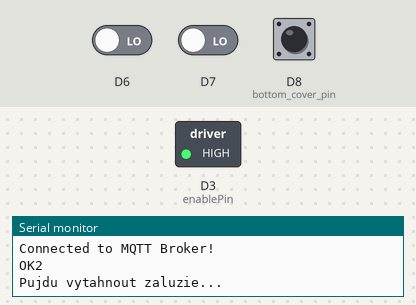
A sketch run on a simulated ESP8266 (NodeMCU). Shown: switched loads named in the sketch (green lamp = pin HIGH), the last lines printed to the serial monitor. The inputs (shaded band) are chosen by the test bench; at power-on: D6 LOW, D7 LOW, D8 (bottom_cover_pin) LOW. WiFi joins after 1.5 s; servers stay silent unless stated; no MQTT or app messages arrive unless stated; pins used as bus, display or sensor lines are not drawn.

Above: at 5.0 s.
5.1 s: D6 driven HIGH and D7 driven HIGH
At 6.3 s:
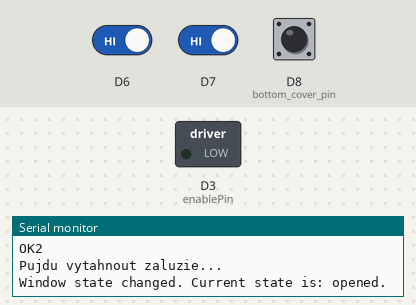
6.6 s: D6 driven LOW
Timing chart, 0 to 9.6 s (numbered marks = the images above; inputs shaded):
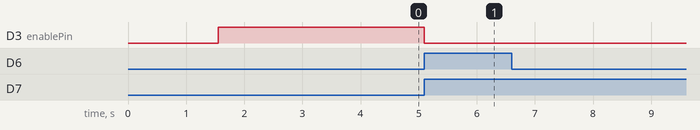

The sketch:

window_client.ino
```cpp
#include <Arduino.h>
#include "ESP8266WiFi.h"  // Enables the ESP8266 to connect to the local network (via WiFi)
#include "PubSubClient.h" // Connect and publish to the MQTT broker


// define pins numbers
const int stepPin = 4; //D4
const int dirPin = D2;  //D2
const int enablePin = D3;
const int top_cover_pin = D11;
const int bottom_cover_pin= D8;
const int window_pin = D12;

// MQTT settings
const char* mqtt_server = "192.168.0.108";  // IP of the MQTT broker = Raspberry
const char* window_topic = "home/livingroom/window/state"; // for rcv commands
const char* subscribe_topic = "home/livingroom/window/commands"; //for feedback that everything was correct
/*ZDE BY MELO BYT HESLO */
const char* mqtt_username = "username"; // MQTT username
const char* mqtt_password = "password"; // MQTT password
const char* clientID = "client_window"; // MQTT client ID

/* ZDE BY MELO BYT SSID A HESLO */
const char* ssid = "SSID";
const char* wifi_password = "PASSWORD";

const bool up = true;
const bool down = false;
const bool opened = true;
const bool closed = false;

bool window_state = closed;

typedef enum {uncovered, not_defined, covered} cover_states;
volatile cover_states cover_state = not_defined;
volatile bool window_state_changed = false;

// Initialise the WiFi and MQTT Client objects
WiFiClient wifiClient;
PubSubClient client(mqtt_server, 1883, wifiClient); // 1883 is the listener port for the Broker

void WiFiConnect()
{
  Serial.print("Connecting to ");
  Serial.println(ssid);

  // Connect to the WiFi
  WiFi.begin(ssid, wifi_password);

  // Wait until the connection has been confirmed before continuing
  while (WiFi.status() != WL_CONNECTED) {
    delay(500);
    Serial.print("The state is:");
    Serial.println(WiFi.status());
    }

  // Debugging - Output the IP Address of the ESP8266
  Serial.println("WiFi connected");
  Serial.print("IP address: ");
  Serial.println(WiFi.localIP());
}

// Custom function to connet to the MQTT broker via WiFi
void MQTTConnect(){
  // Connect to MQTT Broker
  // client.connect returns a boolean value to let us know if the connection was successful.
  // If the connection is failing, make sure you are using the correct MQTT Username and Password (Setup Earlier in the Instructable)
  if (client.connect(clientID, mqtt_username, mqtt_password)) {
    Serial.println("Connected to MQTT Broker!");
  }
  else {
    Serial.println("Connection to MQTT Broker failed...");
  }
}

void move(bool dir, bool slow=false)
{
  enable_motor();
  int wait_time = slow ? 2: 1;
  if(dir == up)
  {
    digitalWrite(dirPin, LOW);
    while(cover_state != uncovered)
    {
      digitalWrite(stepPin,HIGH);
      delay(wait_time);
      digitalWrite(stepPin,LOW);
      delay(wait_time);
    }
  }
  else //dir == down
  {
    digitalWrite(dirPin, HIGH);
    while(cover_state != covered)
    {
      digitalWrite(stepPin,HIGH);
      delay(wait_time);
      digitalWrite(stepPin,LOW);
      delay(wait_time);
    }
  }
  disable_motor();
  /*
   *
  digitalWrite(stepPin,HIGH);
    delayMicroseconds(1000);
    digitalWrite(stepPin,LOW);
    delayMicroseconds(1000); */
}

void callback(char* topic, byte* payload, unsigned int len)
{
  char msg[len+1];
  for(int i = 0; i < len; i++)
  {
    msg[i] = payload[i];
  }
  msg[len] = '\0';

  if(strcmp("up", msg) ==0)
  {
    move(up);
  }
  else if (strcmp("down", msg) ==0)
  {
    move(down);
  }
}

void ICACHE_RAM_ATTR int_cover_top_change()
{
  if(cover_state == not_defined)
  {
    cover_state = uncovered;
  }
  else if(cover_state == uncovered)
  {
    cover_state = not_defined;
  }
}

void ICACHE_RAM_ATTR int_cover_bottom_change()
{
  if(cover_state == not_defined)
  {
    cover_state = covered;
  }
  else if(cover_state == covered) //pohyb zezdola nahoru
  {
    cover_state = not_defined;
  }
}

void ICACHE_RAM_ATTR int_window_state_change()
{
 window_state_changed = true;
}


void enable_motor()
{
  digitalWrite(enablePin, HIGH);
}

void disable_motor()
{
  digitalWrite(enablePin, LOW);
}


void get_endpoint()
{
 enable_motor();
 delay(1);
 //Pravděpodobně budou zaluzie vytazene - sjedu o otacku dolu
 digitalWrite(dirPin, HIGH); //TODO check jestli to jede spravne
 for(int i =0;i<400; i++)
  {
    digitalWrite(stepPin,HIGH);
    delayMicroseconds(1000);
    digitalWrite(stepPin,LOW);
    delayMicroseconds(1000);
  }
  disable_motor();
  Serial.println("Pujdu vytahnout zaluzie...");
  move(up, true);
}


void cover()
{
  if(cover_state == covered)
    return;
  move(down);
}

void uncover()
{
  if(cover_state == uncovered)
    return;
  move(up);
}


void setup() {
  // Sets the two pins as Outputs

  pinMode(stepPin,OUTPUT);
  pinMode(dirPin,OUTPUT);
  pinMode(D3, OUTPUT);

  Serial.begin(9600);
  cover_state = not_defined;

  WiFiConnect();
  MQTTConnect();
  client.setCallback(callback);
  client.subscribe(subscribe_topic);
  Serial.println("OK2");
  pinMode(bottom_cover_pin, INPUT);
  pinMode(top_cover_pin, INPUT);
  pinMode(window_pin, INPUT);

  attachInterrupt(digitalPinToInterrupt(bottom_cover_pin), int_cover_bottom_change, CHANGE);
  attachInterrupt(digitalPinToInterrupt(top_cover_pin), int_cover_top_change, CHANGE);
  attachInterrupt(digitalPinToInterrupt(window_pin), int_window_state_change, CHANGE);
  get_endpoint();


}


void loop() {
  client.loop(); //wait for subscribed topics

  if(window_state_changed)
  {

    if(window_state == closed)
      {
        window_state = opened;
        client.publish(window_topic, "open"); //
      }
    else
    {
      window_state = closed;
      client.publish(window_topic, "closed");
    }
    window_state_changed = false;
    Serial.print("Window state changed. Current state is: ");
    Serial.println(window_state ? "opened." : "closed.");
  }
}
```

Measured:
- after the input at 5.1 s, D3 (enablePin): HIGH → LOW at once
